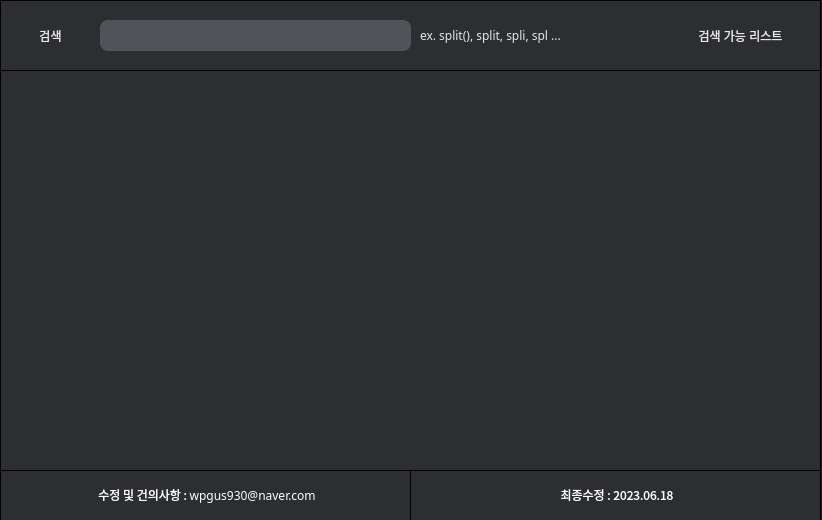
<?xml version="1.0" encoding="UTF-8"?>
<ui version="4.0">
 <class>Dialog</class>
 <widget class="QDialog" name="Dialog">
  <property name="geometry">
   <rect>
    <x>0</x>
    <y>0</y>
    <width>822</width>
    <height>520</height>
   </rect>
  </property>
  <property name="windowTitle">
   <string>Dialog</string>
  </property>
  <property name="toolTip">
   <string notr="true"/>
  </property>
  <property name="styleSheet">
   <string notr="true">QDialog{
	background-color : #1f1f21;
	color: #fff;
	font: 9pt &quot;휴먼모음T&quot;;
}
QPushButton{
    color:#e8e8e8;
    border-radius: 8px;
	font: 9pt &quot;휴먼모음T&quot;;
}
QTextEdit{
	color: #fff;
}
QGroupBox{
	font: 9pt &quot;휴먼모음T&quot;;
	border-style: solid;
	border-width: 1px;
	border-color: #rgb(0, 0, 0);
	background-color : #2c2e31;
}
QLineEdit{
	color:#e8e8e8;
    border-radius: 8px;
	font: 9pt &quot;휴먼모음T&quot;;
	background-color : #2c2e31;
}


</string>
  </property>
  <widget class="QGroupBox" name="groupBox">
   <property name="geometry">
    <rect>
     <x>0</x>
     <y>0</y>
     <width>821</width>
     <height>71</height>
    </rect>
   </property>
   <property name="styleSheet">
    <string notr="true"/>
   </property>
   <property name="title">
    <string/>
   </property>
   <widget class="QPushButton" name="pushButton_1">
    <property name="geometry">
     <rect>
      <x>10</x>
      <y>20</y>
      <width>81</width>
      <height>31</height>
     </rect>
    </property>
    <property name="cursor">
     <cursorShape>PointingHandCursor</cursorShape>
    </property>
    <property name="styleSheet">
     <string notr="true">QPushButton:hover{
	background-color:#505459;
	color: #fff;
}
QPushButton:pressed{
   border-color: rgb(255, 200, 28);
   background-color:rgb(162, 169, 180);
}
</string>
    </property>
    <property name="text">
     <string>검색</string>
    </property>
   </widget>
   <widget class="QPushButton" name="pushButton_2">
    <property name="geometry">
     <rect>
      <x>670</x>
      <y>20</y>
      <width>141</width>
      <height>31</height>
     </rect>
    </property>
    <property name="cursor">
     <cursorShape>PointingHandCursor</cursorShape>
    </property>
    <property name="styleSheet">
     <string notr="true">QPushButton:hover{
	background-color:#505459;
	color: #fff;
}
QPushButton:pressed{
   border-color: rgb(255, 200, 28);
   background-color:rgb(162, 169, 180);
}
</string>
    </property>
    <property name="text">
     <string>검색 가능 리스트</string>
    </property>
   </widget>
   <widget class="QLineEdit" name="lineEdit">
    <property name="geometry">
     <rect>
      <x>100</x>
      <y>20</y>
      <width>311</width>
      <height>31</height>
     </rect>
    </property>
    <property name="styleSheet">
     <string notr="true">color:#e8e8e8;
border-radius: 8px;
font: 9pt &quot;휴먼모음T&quot;;
background-color : #505459;</string>
    </property>
   </widget>
   <widget class="QLabel" name="label_3">
    <property name="geometry">
     <rect>
      <x>420</x>
      <y>10</y>
      <width>221</width>
      <height>51</height>
     </rect>
    </property>
    <property name="font">
     <font>
      <family>휴먼모음T</family>
      <pointsize>9</pointsize>
      <weight>50</weight>
      <italic>false</italic>
      <bold>false</bold>
     </font>
    </property>
    <property name="styleSheet">
     <string notr="true">border-color:#2c2e31;
background-color : #2c2e31;
color:#e8e8e8;
border-radius: 8px;
font: 9pt &quot;휴먼모음T&quot;;</string>
    </property>
    <property name="text">
     <string>&lt;html&gt;&lt;head/&gt;&lt;body&gt;&lt;p&gt;ex. split(), split, spli, spl ...&lt;/p&gt;&lt;/body&gt;&lt;/html&gt;</string>
    </property>
    <property name="wordWrap">
     <bool>false</bool>
    </property>
   </widget>
  </widget>
  <widget class="QLabel" name="label_2">
   <property name="geometry">
    <rect>
     <x>0</x>
     <y>470</y>
     <width>411</width>
     <height>51</height>
    </rect>
   </property>
   <property name="font">
    <font>
     <family>휴먼모음T</family>
     <pointsize>9</pointsize>
    </font>
   </property>
   <property name="styleSheet">
    <string notr="true">border-style: solid;
border-width: 1px;
border-color: rgb(0, 0, 0);
background-color : #2c2e31;
color: #fff;
</string>
   </property>
   <property name="text">
    <string>&lt;html&gt;&lt;head/&gt;&lt;body&gt;&lt;p align=&quot;center&quot;&gt;수정 및 건의사항 : wpgus930@naver.com&lt;/p&gt;&lt;/body&gt;&lt;/html&gt;</string>
   </property>
   <property name="wordWrap">
    <bool>false</bool>
   </property>
  </widget>
  <widget class="QLabel" name="label_4">
   <property name="geometry">
    <rect>
     <x>410</x>
     <y>470</y>
     <width>411</width>
     <height>51</height>
    </rect>
   </property>
   <property name="font">
    <font>
     <family>휴먼모음T</family>
     <pointsize>9</pointsize>
    </font>
   </property>
   <property name="styleSheet">
    <string notr="true">border-style: solid;
border-width: 1px;
border-color: rgb(0, 0, 0);
background-color : #2c2e31;
color: #fff;
</string>
   </property>
   <property name="text">
    <string>&lt;html&gt;&lt;head/&gt;&lt;body&gt;&lt;p align=&quot;center&quot;&gt;최종수정 : 2023.06.18&lt;/p&gt;&lt;/body&gt;&lt;/html&gt;</string>
   </property>
   <property name="wordWrap">
    <bool>false</bool>
   </property>
  </widget>
  <widget class="QTextEdit" name="textEdit">
   <property name="geometry">
    <rect>
     <x>40</x>
     <y>80</y>
     <width>741</width>
     <height>381</height>
    </rect>
   </property>
   <property name="font">
    <font>
     <family>휴먼모음T</family>
     <pointsize>11</pointsize>
    </font>
   </property>
   <property name="styleSheet">
    <string notr="true">border-style: solid;
border-width: 1px;
border-color: #2c2e31;
background-color : #2c2e31;
color: #fff;
</string>
   </property>
   <property name="html">
    <string>&lt;!DOCTYPE HTML PUBLIC &quot;-//W3C//DTD HTML 4.0//EN&quot; &quot;http://www.w3.org/TR/REC-html40/strict.dtd&quot;&gt;
&lt;html&gt;&lt;head&gt;&lt;meta name=&quot;qrichtext&quot; content=&quot;1&quot; /&gt;&lt;style type=&quot;text/css&quot;&gt;
p, li { white-space: pre-wrap; }
&lt;/style&gt;&lt;/head&gt;&lt;body style=&quot; font-family:'휴먼모음T'; font-size:11pt; font-weight:400; font-style:normal;&quot;&gt;
&lt;p style=&quot;-qt-paragraph-type:empty; margin-top:0px; margin-bottom:0px; margin-left:0px; margin-right:0px; -qt-block-indent:0; text-indent:0px;&quot;&gt;&lt;br /&gt;&lt;/p&gt;&lt;/body&gt;&lt;/html&gt;</string>
   </property>
  </widget>
  <widget class="QTextEdit" name="textEdit_2">
   <property name="geometry">
    <rect>
     <x>0</x>
     <y>70</y>
     <width>821</width>
     <height>401</height>
    </rect>
   </property>
   <property name="font">
    <font>
     <family>휴먼모음T</family>
     <pointsize>11</pointsize>
    </font>
   </property>
   <property name="styleSheet">
    <string notr="true">border-style: solid;
border-width: 1px;
border-color: rgb(0, 0, 0);
background-color : #2c2e31;
color: #fff;
</string>
   </property>
   <property name="html">
    <string>&lt;!DOCTYPE HTML PUBLIC &quot;-//W3C//DTD HTML 4.0//EN&quot; &quot;http://www.w3.org/TR/REC-html40/strict.dtd&quot;&gt;
&lt;html&gt;&lt;head&gt;&lt;meta name=&quot;qrichtext&quot; content=&quot;1&quot; /&gt;&lt;style type=&quot;text/css&quot;&gt;
p, li { white-space: pre-wrap; }
&lt;/style&gt;&lt;/head&gt;&lt;body style=&quot; font-family:'휴먼모음T'; font-size:11pt; font-weight:400; font-style:normal;&quot;&gt;
&lt;p style=&quot;-qt-paragraph-type:empty; margin-top:0px; margin-bottom:0px; margin-left:0px; margin-right:0px; -qt-block-indent:0; text-indent:0px;&quot;&gt;&lt;br /&gt;&lt;/p&gt;&lt;/body&gt;&lt;/html&gt;</string>
   </property>
  </widget>
  <zorder>groupBox</zorder>
  <zorder>label_2</zorder>
  <zorder>label_4</zorder>
  <zorder>textEdit_2</zorder>
  <zorder>textEdit</zorder>
 </widget>
 <resources/>
 <connections/>
</ui>
